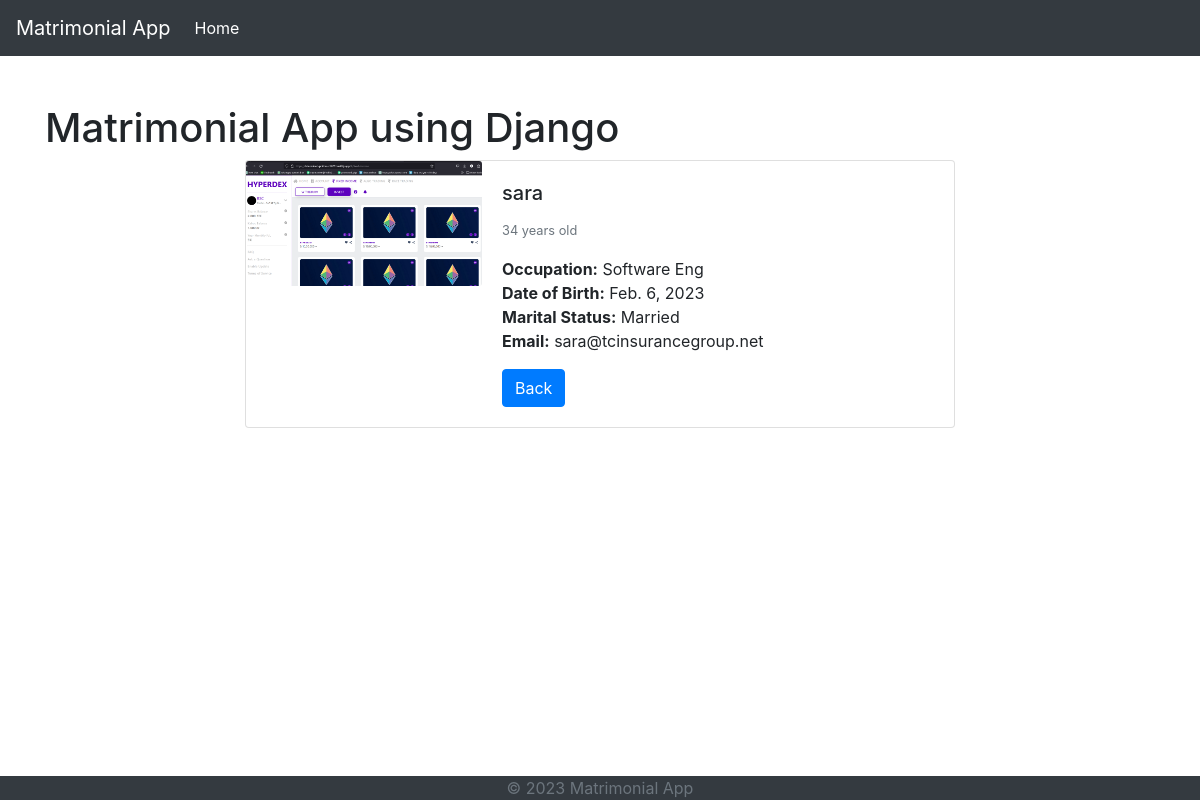
The app's page /4, older data.
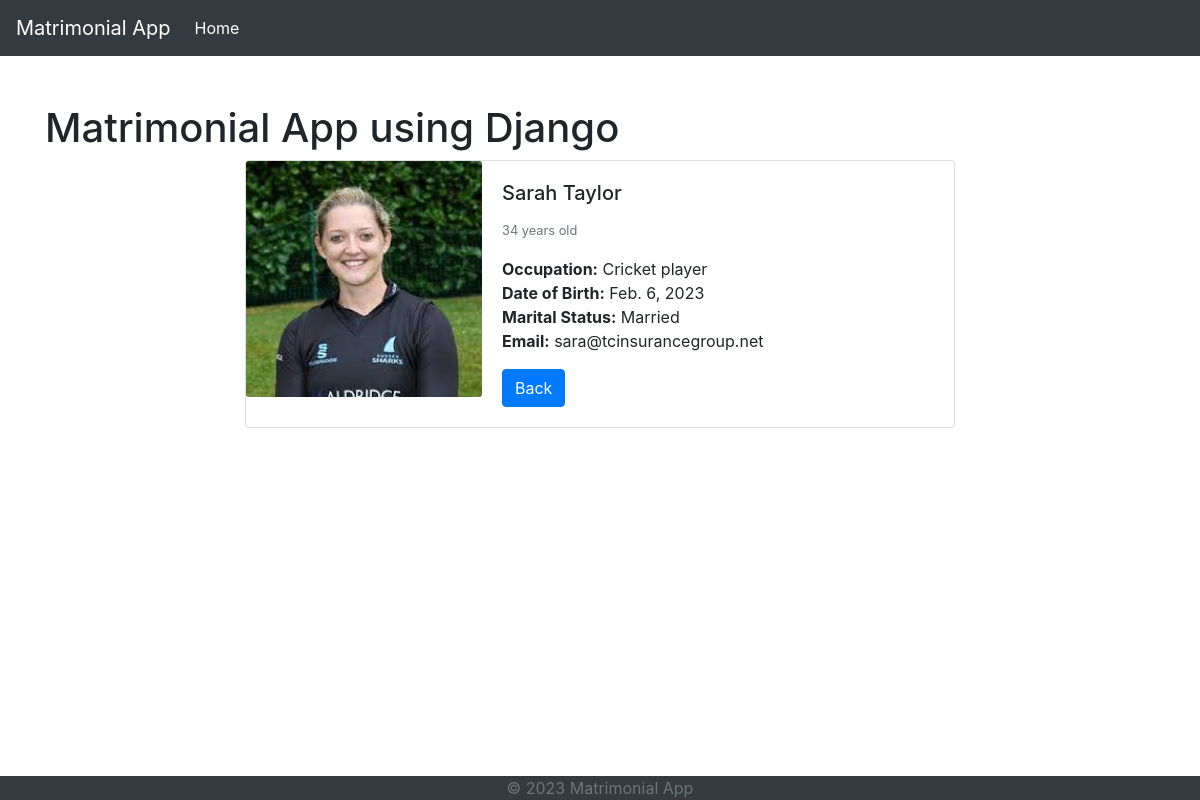
The same page, newer data.
### matrimony/models.py (models this page shows, shortened)
class Profile(models.Model):
    GENDER_COICES = [
        ('M', 'Male'),
        ('F', 'Female'),
    ]
    name = models.CharField(max_length=140)
    profile_pic = models.ImageField(null=True, blank=True)
    age = models.IntegerField(default=0)
    gender = models.CharField(max_length=1, choices=GENDER_COICES)
    occupation = models.CharField(max_length=100, null=True, blank=True)
    place_of_birth = models.CharField(max_length=100, default=False)
    birth_date = models.DateField(null=True)
    is_married = models.BooleanField(default=False)
    email = models.EmailField(max_length=254, unique=True)

### matrimony/views.py (the view)
# urls.py: path('<int:profile_id>', views.ProfileDetailView, name='profile_detail')
def ProfileDetailView(request, profile_id):
    profile = Profile.objects.get(id=profile_id)
    return render(request, 'matrimony/profile_detail.html', {'profile': profile})

### matrimony/templates/matrimony/profile_detail.html (shortened to what this page needs)
{% extends 'matrimony/base.html' %}
{% load static %}
{% block content %}
<div class="container mt-5">
    <div class="row">
        <h1 class="center mt-10">Matrimonial App using Django </h1>
    </div>
    <div class="row">
        <div class="col-md-8 offset-md-2">
            <div class="card">
                <div class="row no-gutters">
                    <div class="col-md-4">
                        <img src="{{ profile.profile_pic.url }}" class="card-img" alt="Profile picture">
                    </div>
                    <div class="col-md-8">
                        <div class="card-body">
                            <h5 class="card-title">{{ profile.name }}</h5>
                            <p class="card-text"><small class="text-muted">{{ profile.age }} years old</small></p>
                            <p class="card-text">
                                <strong>Occupation:</strong> {{ profile.occupation }}<br>
                                <strong>Date of Birth:</strong> {{ profile.birth_date }}<br>
                                <strong>Marital Status:</strong> {{ profile.is_married|yesno:"Married,Single" }}<br>
                                <strong>Email:</strong> {{ profile.email }}<br>
                            </p>
                            <a href="{% url 'matrimony:profile_list' %}" class="btn btn-primary">Back</a>
                        </div>
                    </div>
                </div>
            </div>
        </div>
    </div>
</div>
{% endblock  %}

### matrimony/templates/matrimony/base.html (shortened to what this page needs)
{% load static %}
<!DOCTYPE html>
<html>
<head>
    <link rel="stylesheet" href="https://stackpath.bootstrapcdn.com/bootstrap/4.3.1/css/bootstrap.min.css">
</head>
<body>
    {% include 'matrimony/header.html' %}
    <main role="main" class="container">
        {% block content %}{% endblock %}
    </main>
    {% include 'matrimony/footer.html' %}
</body>
</html>

### matrimony/templates/matrimony/header.html (shortened to what this page needs)
<nav class="navbar navbar-expand-lg navbar-dark bg-dark">
    <a class="navbar-brand" href="#">Matrimonial App</a>
    <div class="collapse navbar-collapse" id="navbarNav">
      <ul class="navbar-nav">
        <li class="nav-item active">
          <a class="nav-link" href="{% url 'matrimony:profile_list' %}">Home</a>
        </li>
      </ul>
    </div>
  </nav>

### matrimony/templates/matrimony/footer.html
<footer class="footer bg-dark mt-5 fixed-bottom">
    <div class="container">
      <span class="text-muted text-center d-block">© 2023 Matrimonial App</span>
    </div>
  </footer>

Row changes from the older to the newer data that the page shows:
changed Profile "Married": profile_pic: a different picture; name "sara" → "Sarah Taylor"; occupation "Software Eng" → "Cricket player"
